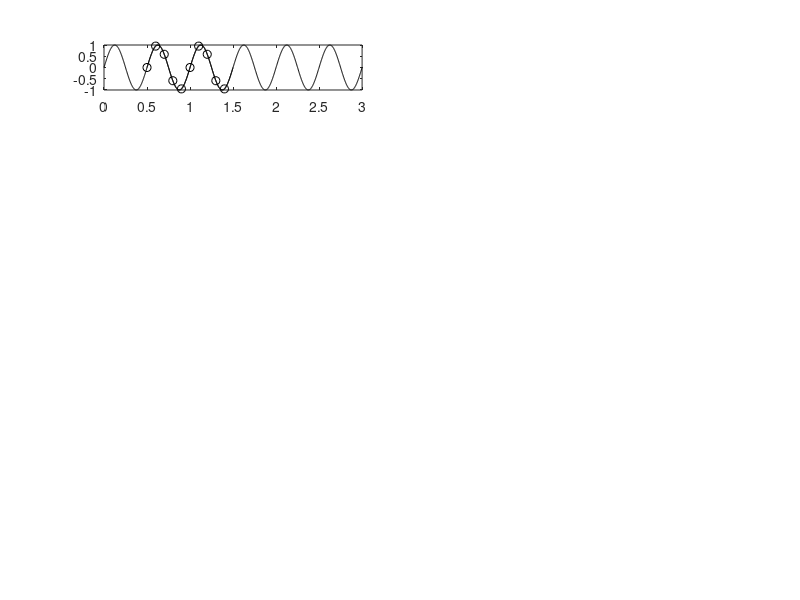

Write MATLAB code to recreate this figure. (Note: this script raises an error after producing the figure.)
% Chapter 2 Exercise 15
% Windowing: study of the leakage effect and the frequency resolution
%
% Copyright: 
% Johan Schoukens, Rik Pintelon, and Yves Rolain 
% Vrije Universiteit Brussels, Pleinlaan 2, 1050 Brussels, Belgium
%
% 30 November 2010

% signal parameters: define a sine wave signals
A=1;                        % amplitude of the sine waves
f1=2;                       % frequency of the first sine in Hz

% measurement parameters
T=3;                        % visualisation time in s of continous time signal
fs=10;                      % sample frequency in Hz
NAll=[10 11 12 13 14 15];   % number of samples in discrete time signal

tc=[0:T/1000:T];            % time vector for continuous time plots
uc=A*sin(2*pi*f1*tc);       % 'continuous time' signal

FigNum=1;
figure(FigNum),clf
n=length(NAll);

for k=1:n                   % make plots for different data lengths
    N=NAll(k);              % actual number of points
    td=0.5+[0:N-1]/fs;      % time vector for discrete time plots
    tw=[td(1):1/(fs*100):td(end)+1/fs];  % actual time window
    uw=A*sin(2*pi*f1*tw);   % continuous time signal in the window
    
    fd=[0:N-1]*fs/N;        % frequencies of discrete Fourier transform
    ud=A*sin(2*pi*f1*td);   % 'discrete time' signal

    U=fft(ud)/N;            % DFT result ud

    subplot(n,2,(k-1)*2+1)  % plot continuous sine + samples
    plot(tw,uw,'-k',tc,uc,'-k',td,ud,'ok')
    axis([0 T -1 1])
    
    DG_SetFontSize(12)
	DG_SetLabelFormat('Y','%6.1f')
	DG_SetTraceWidth(0.5,2,FigNum,(k-1)*2+1)
    DG_SetTraceWidth(2,1,FigNum,(k-1)*2+1)
    DG_SetTraceTint(50,2,FigNum,(k-1)*2+1)
    DG_SetLabelFormat('Y','%6.1f')

	subplot(n,2,(k-1)*2+2)     % plot spectrum slow sine
	stem([f1],[ A/2],'filled','k')
	hold on,stem(fd,abs(U),'+:k'),hold off
	axis([0 10 0 1])

	DG_SetFontSize(12)
	DG_SetLabelFormat('Y','%6.1f')
	DG_SetTraceWidth(0.5,1,FigNum,(k-1)*2+2)
    DG_SetTraceWidth(2,3,FigNum,(k-1)*2+2)  
end

subplot(n,2,(k-1)*2+1)
xlabel('Time (s)')

subplot(n,2,(k-1)*2+2)   
xlabel('Frequency (Hz)')

% DG_Init4PDF(gcf, 4.5, 4.5/1.618/2);        % fixing the size, half standard height
% DG_MakePDF('FigWindowLeakage.pdf', gcf);

